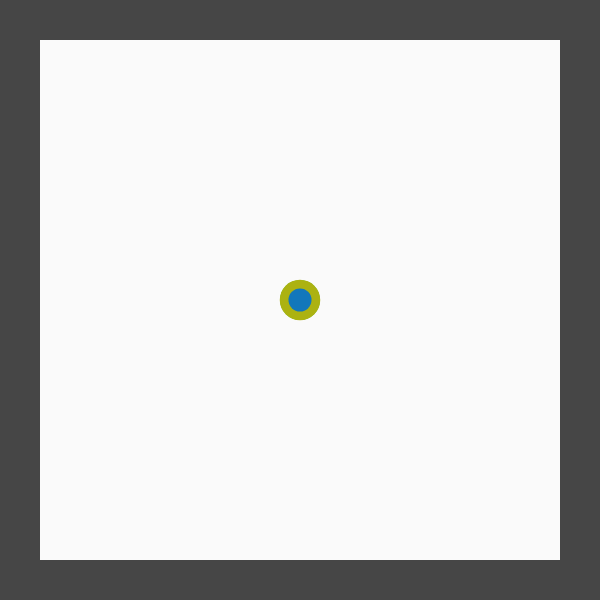
Frame 1 (no input)
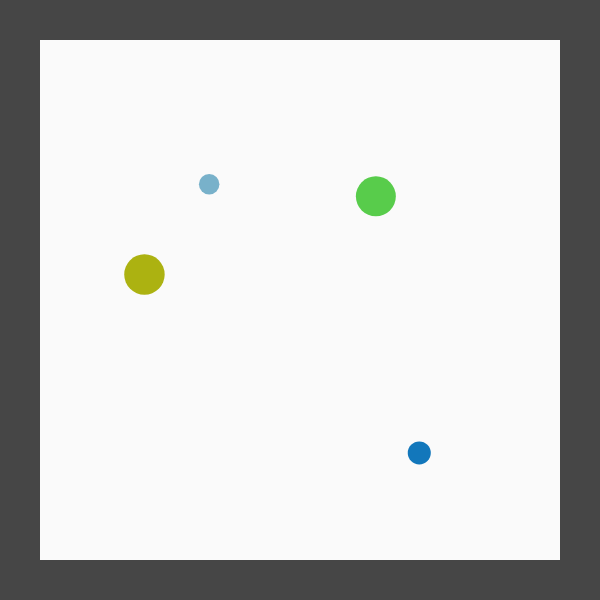
Frame 60 (no input)
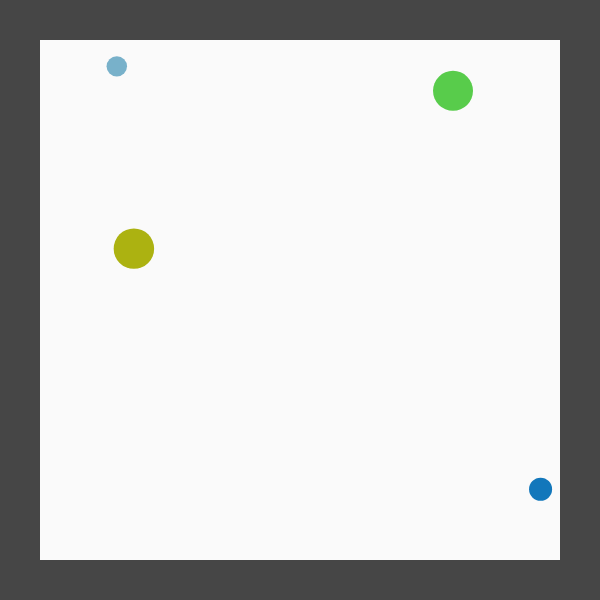
Frame 120 (the mouse pressed at the canvas centre since frame 60)

The p5.js sketch that drew these frames (run headless with seeded random() and noise() and a simulated clock; from frame 60 on, the mouse is pressed at the canvas centre):

// p5.js sketch
// ── sketch.js
// Example 2.4.3 Adjustable Array Version

let count = 4;
let loX = new Array(count);
let loY = new Array(count);
let speedX = new Array(count);
let speedY = new Array(count);
let cirSize = new Array(count);
let colorsR = new Array(count);
let colorsG = new Array(count);
let colorsB = new Array(count);

function setup() {
  createCanvas(600, 600);
  noStroke();

  for (let i=0; i < loX.length; i++) {
    loX[i] = width/2;
    loY[i] = height/2;
    speedX[i] = random(-3, 3);
    speedY[i] = random(-3, 3);
    cirSize[i] = random(10, 50);
    colorsR[i] = int(random(0, 255));
    colorsG[i] = int(random(0, 255));
    colorsB[i] = int(random(0, 255));
    console.log(speedX);
  }

}
function draw() {

  background(70);
  // makes a frame
  fill(250);
  rect(40, 40, width-80, height-80);

  for (let i = 0; i < loX.length; i++) {

     //check boundaries for all balls
     // note the '40+' and '-40' are to pull in the borders to match 
     // the background rect

    if (loX[i] < 40+cirSize[i]/2 || loX[i] > (width-40)-cirSize[i]/2 ) {
      speedX[i] = -speedX[i];
    }
    if (loY[i] < 40+cirSize[i]/2 || loY[i] > (height-40)-cirSize[i]/2) {
      speedY[i] = -speedY[i];
    }

    //draw all balls
    push();
    translate(loX[i],loY[i]);
    fill(colorsR[i],colorsG[i] ,colorsB[i]);
    ellipse(0,0,cirSize[i],cirSize[i]);
    pop();

   
    //update all positions
    loX[i] += speedX[i];
    loY[i] += speedY[i];

  } // end of loop

}
